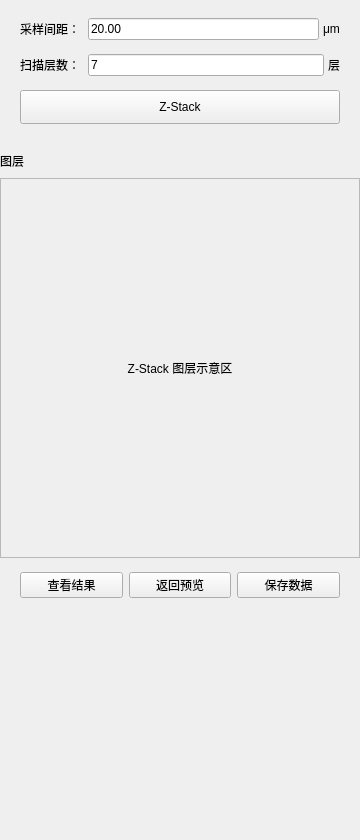
<?xml version="1.0" encoding="UTF-8"?>
<ui version="4.0">
 <class>ZStackSettingPage</class>
 <widget class="QWidget" name="ZStackSettingPage">
  <property name="geometry">
   <rect>
    <x>0</x>
    <y>0</y>
    <width>360</width>
    <height>840</height>
   </rect>
  </property>
  <layout class="QVBoxLayout" name="mainVerticalLayout">
   <property name="spacing">
    <number>0</number>
   </property>
   <property name="leftMargin">
    <number>0</number>
   </property>
   <property name="topMargin">
    <number>0</number>
   </property>
   <property name="rightMargin">
    <number>0</number>
   </property>
   <property name="bottomMargin">
    <number>0</number>
   </property>
   <item>
    <widget class="QWidget" name="zStackParamWidget">
     <layout class="QGridLayout" name="zStackParamGridLayout">
      <property name="leftMargin">
       <number>20</number>
      </property>
      <property name="topMargin">
       <number>18</number>
      </property>
      <property name="rightMargin">
       <number>20</number>
      </property>
      <property name="bottomMargin">
       <number>20</number>
      </property>
      <property name="horizontalSpacing">
       <number>8</number>
      </property>
      <property name="verticalSpacing">
       <number>14</number>
      </property>
      <item row="0" column="0">
       <widget class="QLabel" name="labelStepDistance">
        <property name="text">
         <string>采样间距：</string>
        </property>
       </widget>
      </item>
      <item row="0" column="1">
       <layout class="QHBoxLayout" name="stepDistanceValueLayout">
        <property name="spacing">
         <number>4</number>
        </property>
        <item>
         <widget class="QLineEdit" name="lineEditStepDistance">
          <property name="minimumSize">
           <size>
            <width>120</width>
            <height>0</height>
           </size>
          </property>
          <property name="text">
           <string>20.00</string>
          </property>
         </widget>
        </item>
        <item>
         <widget class="QLabel" name="labelStepDistanceUnit">
          <property name="text">
           <string>μm</string>
          </property>
         </widget>
        </item>
       </layout>
      </item>
      <item row="1" column="0">
       <widget class="QLabel" name="labelScanLayerCount">
        <property name="text">
         <string>扫描层数：</string>
        </property>
       </widget>
      </item>
      <item row="1" column="1">
       <layout class="QHBoxLayout" name="scanLayerCountValueLayout">
        <property name="spacing">
         <number>4</number>
        </property>
        <item>
         <widget class="QLineEdit" name="lineEditScanLayerCount">
          <property name="minimumSize">
           <size>
            <width>120</width>
            <height>0</height>
           </size>
          </property>
          <property name="text">
           <string>7</string>
          </property>
         </widget>
        </item>
        <item>
         <widget class="QLabel" name="labelScanLayerCountUnit">
          <property name="text">
           <string>层</string>
          </property>
         </widget>
        </item>
       </layout>
      </item>
      <item row="2" column="0" colspan="2">
       <widget class="QPushButton" name="buttonStartZStack">
        <property name="minimumSize">
         <size>
          <width>0</width>
          <height>34</height>
         </size>
        </property>
        <property name="text">
         <string>Z-Stack</string>
        </property>
       </widget>
      </item>
     </layout>
    </widget>
   </item>
   <item>
    <widget class="QLabel" name="labelLayerTitle">
     <property name="minimumSize">
      <size>
       <width>0</width>
       <height>34</height>
      </size>
     </property>
     <property name="text">
      <string>图层</string>
     </property>
     <property name="margin">
      <number>12</number>
     </property>
    </widget>
   </item>
   <item>
    <widget class="QFrame" name="layerPreviewFrame">
     <property name="minimumSize">
      <size>
       <width>0</width>
       <height>380</height>
      </size>
     </property>
     <property name="frameShape">
      <enum>QFrame::StyledPanel</enum>
     </property>
     <layout class="QVBoxLayout" name="layerPreviewVerticalLayout">
      <property name="leftMargin">
       <number>20</number>
      </property>
      <property name="topMargin">
       <number>20</number>
      </property>
      <property name="rightMargin">
       <number>20</number>
      </property>
      <property name="bottomMargin">
       <number>20</number>
      </property>
      <item>
       <spacer name="layerTopSpacer">
        <property name="orientation">
         <enum>Qt::Vertical</enum>
        </property>
        <property name="sizeHint" stdset="0">
         <size>
          <width>20</width>
          <height>40</height>
         </size>
        </property>
       </spacer>
      </item>
      <item>
       <widget class="QLabel" name="labelLayerPreview">
        <property name="text">
         <string>Z-Stack 图层示意区</string>
        </property>
        <property name="alignment">
         <set>Qt::AlignCenter</set>
        </property>
       </widget>
      </item>
      <item>
       <spacer name="layerBottomSpacer">
        <property name="orientation">
         <enum>Qt::Vertical</enum>
        </property>
        <property name="sizeHint" stdset="0">
         <size>
          <width>20</width>
          <height>40</height>
         </size>
        </property>
       </spacer>
      </item>
     </layout>
    </widget>
   </item>
   <item>
    <widget class="QWidget" name="zStackButtonWidget">
     <layout class="QHBoxLayout" name="zStackButtonHorizontalLayout">
      <property name="leftMargin">
       <number>20</number>
      </property>
      <property name="topMargin">
       <number>14</number>
      </property>
      <property name="rightMargin">
       <number>20</number>
      </property>
      <property name="bottomMargin">
       <number>14</number>
      </property>
      <item>
       <widget class="QPushButton" name="buttonViewResult">
        <property name="text">
         <string>查看结果</string>
        </property>
       </widget>
      </item>
      <item>
       <widget class="QPushButton" name="buttonBackPreview">
        <property name="text">
         <string>返回预览</string>
        </property>
       </widget>
      </item>
      <item>
       <widget class="QPushButton" name="buttonSaveZStackData">
        <property name="text">
         <string>保存数据</string>
        </property>
       </widget>
      </item>
     </layout>
    </widget>
   </item>
   <item>
    <spacer name="verticalSpacer">
     <property name="orientation">
      <enum>Qt::Vertical</enum>
     </property>
     <property name="sizeHint" stdset="0">
      <size>
       <width>20</width>
       <height>40</height>
      </size>
     </property>
    </spacer>
   </item>
  </layout>
 </widget>
 <resources/>
 <connections/>
</ui>
